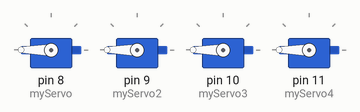
A sketch run on a simulated Arduino Uno, built with avr-gcc and run on an emulated ATmega328P. Parts: 4 × servo.

Above: at 0.05 s.
At 2.0 s:
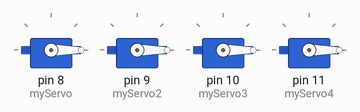
Timing chart, 0 to 4.6 s (numbered marks = the images above):
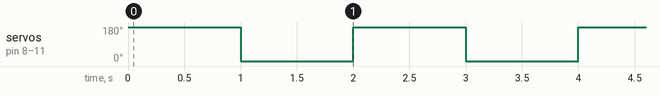

Measured:
- by itself, servo on pin 8 (myServo), servo on pin 9 (myServo2), servo on pin 10 (myServo3), servo on pin 11 (myServo4): alternates 180° for 1.0 s and 0° for 1.0 s

The sketch:

OttoRobot_v1.0.ino
```cpp
#include <Servo.h>//Servo library

Servo myServo, myServo2, myServo3, myServo4;
int servoDelay = 1000;// delay time for the servo                                                                                                                                                                                                                                                                                                                                                                                                                                                                                                                                                                                                                                                                                                                                                                                                                                                                                     ;
int servoMax = 180;// Max angle for the servo motor
int servoMin = 0;//Min angle for the servo motor

void setup() {
  myServo.attach(8);
  myServo2.attach(9);
  myServo3.attach(10);
  myServo4.attach(11);
}

void loop() {
  myServo.write(servoMax);
  myServo2.write(servoMax);
  myServo3.write(servoMax);
  myServo4.write(servoMax);

  delay(servoDelay);

  myServo.write(servoMin);
  myServo2.write(servoMin);
  myServo3.write(servoMin);
  myServo4.write(servoMin);

  delay(servoDelay);

}
//version 1.0
//Made by Aadhav Saravanan
```
